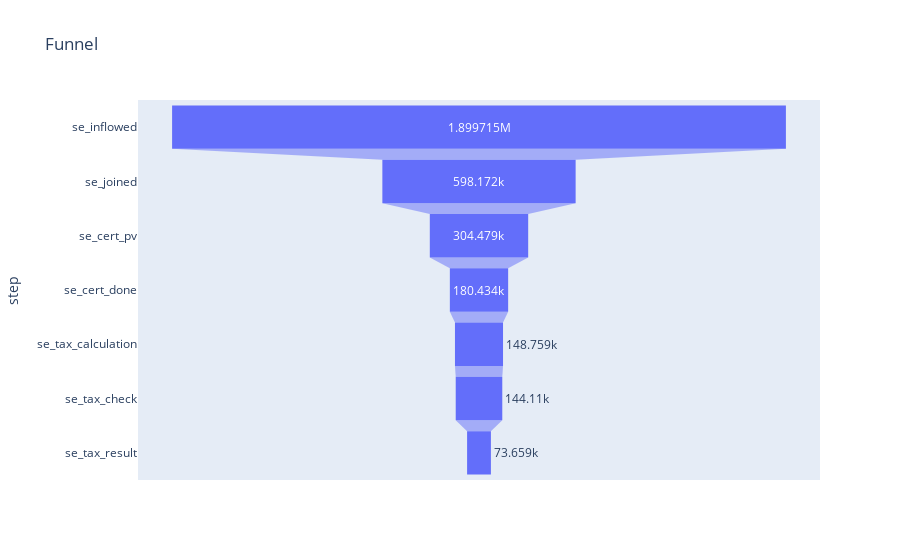

Notebook code for this chart:
### Code cell
fig = px.funnel(
    data_frame = df_signup_raw_v1,
    y = 'step',
    x = 'cnts',
    title = 'Funnel'
)

fig.show()

### Figure 1 — Plotly figure (JSON) as saved in the notebook; plotly's stock layout.template omitted (floating-point values rounded to 4 significant figures)
{"data": [{"hovertemplate": "cnts=%{x}<br>step=%{y}<extra></extra>", "legendgroup": "", "marker": {"color": "#636efa"}, "name": "", "orientation": "h", "showlegend": false, "type": "funnel", "x": [1899715, 598172, 304479, 180434, 148759, 144110, 73659], "xaxis": "x", "y": ["se_inflowed", "se_joined", "se_cert_pv", "se_cert_done", "se_tax_calculation", "se_tax_check", "se_tax_result"], "yaxis": "y"}], "layout": {"legend": {"tracegroupgap": 0}, "title": {"text": "Funnel"}, "xaxis": {"anchor": "y", "domain": [0, 1], "title": {"text": "cnts"}}, "yaxis": {"anchor": "x", "domain": [0, 1], "title": {"text": "step"}}}}
